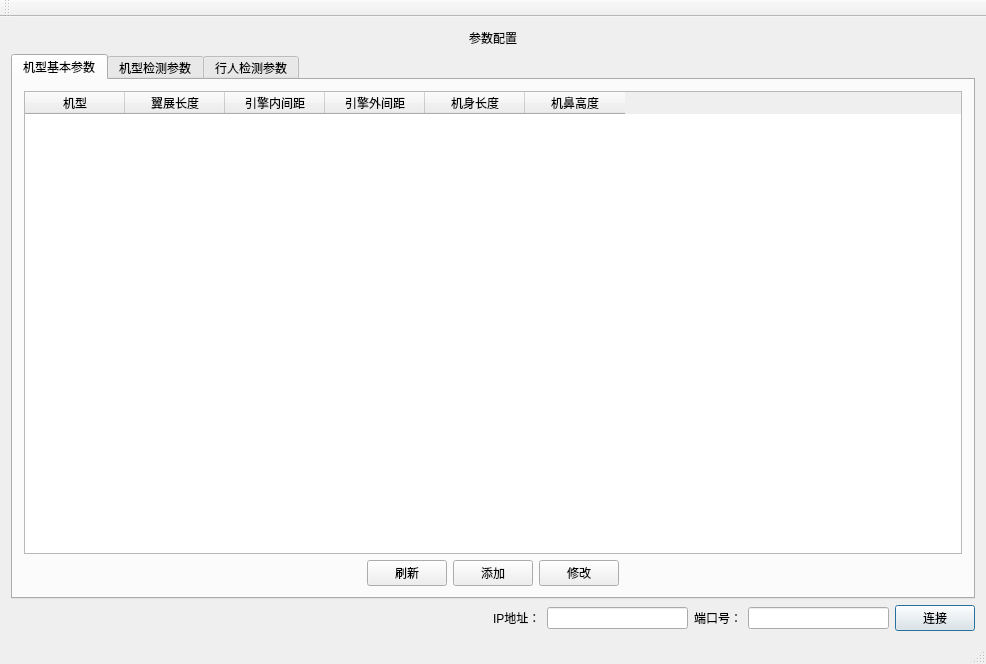
<?xml version="1.0" encoding="UTF-8"?>
<ui version="4.0">
 <class>MainWindow</class>
 <widget class="QMainWindow" name="MainWindow">
  <property name="geometry">
   <rect>
    <x>0</x>
    <y>0</y>
    <width>986</width>
    <height>664</height>
   </rect>
  </property>
  <property name="windowTitle">
   <string>泊位检测参数配置界面</string>
  </property>
  <widget class="QWidget" name="centralWidget">
   <layout class="QGridLayout" name="gridLayout_2">
    <item row="0" column="0">
     <layout class="QHBoxLayout" name="horizontalLayout">
      <item>
       <spacer name="horizontalSpacer">
        <property name="orientation">
         <enum>Qt::Horizontal</enum>
        </property>
        <property name="sizeHint" stdset="0">
         <size>
          <width>368</width>
          <height>20</height>
         </size>
        </property>
       </spacer>
      </item>
      <item>
       <widget class="QLabel" name="label">
        <property name="styleSheet">
         <string notr="true">font: 14pt &quot;黑体&quot;;</string>
        </property>
        <property name="text">
         <string>参数配置</string>
        </property>
       </widget>
      </item>
      <item>
       <spacer name="horizontalSpacer_2">
        <property name="orientation">
         <enum>Qt::Horizontal</enum>
        </property>
        <property name="sizeHint" stdset="0">
         <size>
          <width>298</width>
          <height>20</height>
         </size>
        </property>
       </spacer>
      </item>
     </layout>
    </item>
    <item row="1" column="0">
     <widget class="QTabWidget" name="tabWidget">
      <property name="styleSheet">
       <string notr="true"/>
      </property>
      <property name="currentIndex">
       <number>0</number>
      </property>
      <widget class="QWidget" name="tab">
       <attribute name="title">
        <string>机型基本参数</string>
       </attribute>
       <layout class="QGridLayout" name="gridLayout">
        <item row="0" column="0">
         <widget class="QTableWidget" name="tableWidget">
          <column>
           <property name="text">
            <string>机型</string>
           </property>
          </column>
          <column>
           <property name="text">
            <string>翼展长度</string>
           </property>
          </column>
          <column>
           <property name="text">
            <string>引擎内间距</string>
           </property>
          </column>
          <column>
           <property name="text">
            <string>引擎外间距</string>
           </property>
          </column>
          <column>
           <property name="text">
            <string>机身长度</string>
           </property>
          </column>
          <column>
           <property name="text">
            <string>机鼻高度</string>
           </property>
          </column>
         </widget>
        </item>
        <item row="1" column="0">
         <layout class="QHBoxLayout" name="horizontalLayout_2">
          <item>
           <spacer name="horizontalSpacer_3">
            <property name="orientation">
             <enum>Qt::Horizontal</enum>
            </property>
            <property name="sizeHint" stdset="0">
             <size>
              <width>338</width>
              <height>20</height>
             </size>
            </property>
           </spacer>
          </item>
          <item>
           <widget class="QPushButton" name="Select_pushButton">
            <property name="text">
             <string>刷新</string>
            </property>
           </widget>
          </item>
          <item>
           <widget class="QPushButton" name="add_pushButton">
            <property name="text">
             <string>添加</string>
            </property>
           </widget>
          </item>
          <item>
           <widget class="QPushButton" name="alert_pushButton">
            <property name="text">
             <string>修改</string>
            </property>
           </widget>
          </item>
          <item>
           <spacer name="horizontalSpacer_4">
            <property name="orientation">
             <enum>Qt::Horizontal</enum>
            </property>
            <property name="sizeHint" stdset="0">
             <size>
              <width>338</width>
              <height>20</height>
             </size>
            </property>
           </spacer>
          </item>
         </layout>
        </item>
       </layout>
      </widget>
      <widget class="QWidget" name="tab_2">
       <attribute name="title">
        <string>机型检测参数</string>
       </attribute>
       <layout class="QGridLayout" name="gridLayout_3">
        <item row="0" column="0">
         <widget class="QTableWidget" name="tableWidget_2">
          <column>
           <property name="text">
            <string>机型</string>
           </property>
          </column>
          <column>
           <property name="text">
            <string>停止点1(x)</string>
           </property>
          </column>
          <column>
           <property name="text">
            <string>停止点1(y)</string>
           </property>
          </column>
          <column>
           <property name="text">
            <string>停止点2(x)</string>
           </property>
          </column>
          <column>
           <property name="text">
            <string>停止点2(y)</string>
           </property>
          </column>
          <column>
           <property name="text">
            <string>中心点1(x)</string>
           </property>
          </column>
          <column>
           <property name="text">
            <string>中心点1(y)</string>
           </property>
          </column>
          <column>
           <property name="text">
            <string>中心点2(x)</string>
           </property>
          </column>
          <column>
           <property name="text">
            <string>中心点2(y)</string>
           </property>
          </column>
         </widget>
        </item>
        <item row="1" column="0">
         <layout class="QHBoxLayout" name="horizontalLayout_3">
          <item>
           <spacer name="horizontalSpacer_5">
            <property name="orientation">
             <enum>Qt::Horizontal</enum>
            </property>
            <property name="sizeHint" stdset="0">
             <size>
              <width>338</width>
              <height>20</height>
             </size>
            </property>
           </spacer>
          </item>
          <item>
           <widget class="QPushButton" name="Select2_pushButton">
            <property name="text">
             <string>刷新</string>
            </property>
           </widget>
          </item>
          <item>
           <widget class="QPushButton" name="add2_pushButton">
            <property name="text">
             <string>添加</string>
            </property>
           </widget>
          </item>
          <item>
           <widget class="QPushButton" name="alert2_pushButton">
            <property name="text">
             <string>修改</string>
            </property>
           </widget>
          </item>
          <item>
           <spacer name="horizontalSpacer_6">
            <property name="orientation">
             <enum>Qt::Horizontal</enum>
            </property>
            <property name="sizeHint" stdset="0">
             <size>
              <width>338</width>
              <height>20</height>
             </size>
            </property>
           </spacer>
          </item>
         </layout>
        </item>
       </layout>
      </widget>
      <widget class="QWidget" name="tab_3">
       <attribute name="title">
        <string>行人检测参数</string>
       </attribute>
       <layout class="QGridLayout" name="gridLayout_4">
        <item row="0" column="0">
         <widget class="QFrame" name="frame">
          <property name="styleSheet">
           <string notr="true">background-color: rgb(230, 230, 230);
background-color: rgb(244, 244, 244);</string>
          </property>
          <property name="frameShape">
           <enum>QFrame::StyledPanel</enum>
          </property>
          <property name="frameShadow">
           <enum>QFrame::Raised</enum>
          </property>
          <widget class="QPushButton" name="Person_pushButton">
           <property name="geometry">
            <rect>
             <x>390</x>
             <y>420</y>
             <width>111</width>
             <height>23</height>
            </rect>
           </property>
           <property name="text">
            <string>提交修改</string>
           </property>
          </widget>
          <widget class="QWidget" name="layoutWidget">
           <property name="geometry">
            <rect>
             <x>320</x>
             <y>30</y>
             <width>239</width>
             <height>341</height>
            </rect>
           </property>
           <layout class="QVBoxLayout" name="verticalLayout">
            <item>
             <layout class="QHBoxLayout" name="horizontalLayout_4">
              <item>
               <widget class="QLabel" name="label_2">
                <property name="minimumSize">
                 <size>
                  <width>96</width>
                  <height>0</height>
                 </size>
                </property>
                <property name="maximumSize">
                 <size>
                  <width>96</width>
                  <height>16777215</height>
                 </size>
                </property>
                <property name="styleSheet">
                 <string notr="true">font: 12pt &quot;新宋体&quot;;

</string>
                </property>
                <property name="text">
                 <string>clustermin：</string>
                </property>
               </widget>
              </item>
              <item>
               <widget class="QLineEdit" name="lineEdit">
                <property name="styleSheet">
                 <string notr="true">background-color: rgb(229, 255, 242);
</string>
                </property>
               </widget>
              </item>
             </layout>
            </item>
            <item>
             <layout class="QHBoxLayout" name="horizontalLayout_5">
              <item>
               <widget class="QLabel" name="label_3">
                <property name="minimumSize">
                 <size>
                  <width>96</width>
                  <height>0</height>
                 </size>
                </property>
                <property name="maximumSize">
                 <size>
                  <width>96</width>
                  <height>16777215</height>
                 </size>
                </property>
                <property name="styleSheet">
                 <string notr="true">font: 12pt &quot;新宋体&quot;;

</string>
                </property>
                <property name="text">
                 <string>clustermax:</string>
                </property>
               </widget>
              </item>
              <item>
               <widget class="QLineEdit" name="lineEdit_2">
                <property name="styleSheet">
                 <string notr="true">background-color: rgb(229, 255, 242);</string>
                </property>
               </widget>
              </item>
             </layout>
            </item>
            <item>
             <layout class="QHBoxLayout" name="horizontalLayout_6">
              <item>
               <widget class="QLabel" name="label_4">
                <property name="minimumSize">
                 <size>
                  <width>96</width>
                  <height>0</height>
                 </size>
                </property>
                <property name="maximumSize">
                 <size>
                  <width>96</width>
                  <height>16777215</height>
                 </size>
                </property>
                <property name="styleSheet">
                 <string notr="true">font: 12pt &quot;新宋体&quot;;

</string>
                </property>
                <property name="text">
                 <string>tolerance:</string>
                </property>
               </widget>
              </item>
              <item>
               <widget class="QLineEdit" name="lineEdit_3">
                <property name="styleSheet">
                 <string notr="true">background-color: rgb(229, 255, 242);</string>
                </property>
               </widget>
              </item>
             </layout>
            </item>
            <item>
             <layout class="QHBoxLayout" name="horizontalLayout_7">
              <item>
               <widget class="QLabel" name="label_5">
                <property name="minimumSize">
                 <size>
                  <width>96</width>
                  <height>0</height>
                 </size>
                </property>
                <property name="maximumSize">
                 <size>
                  <width>96</width>
                  <height>16777215</height>
                 </size>
                </property>
                <property name="styleSheet">
                 <string notr="true">font: 12pt &quot;新宋体&quot;;

</string>
                </property>
                <property name="text">
                 <string>clipmin:</string>
                </property>
               </widget>
              </item>
              <item>
               <widget class="QLineEdit" name="lineEdit_4">
                <property name="styleSheet">
                 <string notr="true">background-color: rgb(229, 255, 242);</string>
                </property>
               </widget>
              </item>
             </layout>
            </item>
            <item>
             <layout class="QHBoxLayout" name="horizontalLayout_8">
              <item>
               <widget class="QLabel" name="label_6">
                <property name="minimumSize">
                 <size>
                  <width>96</width>
                  <height>0</height>
                 </size>
                </property>
                <property name="maximumSize">
                 <size>
                  <width>96</width>
                  <height>16777215</height>
                 </size>
                </property>
                <property name="styleSheet">
                 <string notr="true">font: 12pt &quot;新宋体&quot;;

</string>
                </property>
                <property name="text">
                 <string>clipmmax:</string>
                </property>
               </widget>
              </item>
              <item>
               <widget class="QLineEdit" name="lineEdit_5">
                <property name="styleSheet">
                 <string notr="true">background-color: rgb(229, 255, 242);</string>
                </property>
               </widget>
              </item>
             </layout>
            </item>
            <item>
             <layout class="QHBoxLayout" name="horizontalLayout_9">
              <item>
               <widget class="QLabel" name="label_7">
                <property name="minimumSize">
                 <size>
                  <width>96</width>
                  <height>0</height>
                 </size>
                </property>
                <property name="maximumSize">
                 <size>
                  <width>96</width>
                  <height>16777215</height>
                 </size>
                </property>
                <property name="styleSheet">
                 <string notr="true">font: 12pt &quot;新宋体&quot;;

</string>
                </property>
                <property name="text">
                 <string>clipleft:</string>
                </property>
               </widget>
              </item>
              <item>
               <widget class="QLineEdit" name="lineEdit_6">
                <property name="styleSheet">
                 <string notr="true">background-color: rgb(229, 255, 242);</string>
                </property>
               </widget>
              </item>
             </layout>
            </item>
            <item>
             <layout class="QHBoxLayout" name="horizontalLayout_10">
              <item>
               <widget class="QLabel" name="label_8">
                <property name="minimumSize">
                 <size>
                  <width>96</width>
                  <height>0</height>
                 </size>
                </property>
                <property name="maximumSize">
                 <size>
                  <width>96</width>
                  <height>16777215</height>
                 </size>
                </property>
                <property name="styleSheet">
                 <string notr="true">font: 12pt &quot;新宋体&quot;;

</string>
                </property>
                <property name="text">
                 <string>clipright:</string>
                </property>
               </widget>
              </item>
              <item>
               <widget class="QLineEdit" name="lineEdit_7">
                <property name="styleSheet">
                 <string notr="true">background-color: rgb(229, 255, 242);</string>
                </property>
               </widget>
              </item>
             </layout>
            </item>
            <item>
             <layout class="QHBoxLayout" name="horizontalLayout_13">
              <item>
               <widget class="QLabel" name="label_11">
                <property name="minimumSize">
                 <size>
                  <width>96</width>
                  <height>0</height>
                 </size>
                </property>
                <property name="maximumSize">
                 <size>
                  <width>96</width>
                  <height>16777215</height>
                 </size>
                </property>
                <property name="styleSheet">
                 <string notr="true">font: 12pt &quot;新宋体&quot;;

</string>
                </property>
                <property name="text">
                 <string>angular:</string>
                </property>
               </widget>
              </item>
              <item>
               <widget class="QLineEdit" name="lineEdit_10">
                <property name="styleSheet">
                 <string notr="true">background-color: rgb(229, 255, 242);</string>
                </property>
               </widget>
              </item>
             </layout>
            </item>
           </layout>
          </widget>
         </widget>
        </item>
       </layout>
      </widget>
     </widget>
    </item>
    <item row="2" column="0">
     <layout class="QHBoxLayout" name="horizontalLayout_12">
      <item>
       <spacer name="horizontalSpacer_7">
        <property name="orientation">
         <enum>Qt::Horizontal</enum>
        </property>
        <property name="sizeHint" stdset="0">
         <size>
          <width>458</width>
          <height>20</height>
         </size>
        </property>
       </spacer>
      </item>
      <item>
       <layout class="QHBoxLayout" name="horizontalLayout_11">
        <item>
         <widget class="QLabel" name="label_9">
          <property name="text">
           <string>IP地址：</string>
          </property>
         </widget>
        </item>
        <item>
         <widget class="QLineEdit" name="lineEdit_8"/>
        </item>
        <item>
         <widget class="QLabel" name="label_10">
          <property name="text">
           <string>端口号：</string>
          </property>
         </widget>
        </item>
        <item>
         <widget class="QLineEdit" name="lineEdit_9">
          <property name="text">
           <string/>
          </property>
         </widget>
        </item>
        <item>
         <widget class="QPushButton" name="connect_pushButton">
          <property name="text">
           <string>连接</string>
          </property>
          <property name="default">
           <bool>true</bool>
          </property>
         </widget>
        </item>
       </layout>
      </item>
     </layout>
    </item>
   </layout>
  </widget>
  <widget class="QMenuBar" name="menuBar">
   <property name="geometry">
    <rect>
     <x>0</x>
     <y>0</y>
     <width>986</width>
     <height>23</height>
    </rect>
   </property>
  </widget>
  <widget class="QToolBar" name="mainToolBar">
   <attribute name="toolBarArea">
    <enum>TopToolBarArea</enum>
   </attribute>
   <attribute name="toolBarBreak">
    <bool>false</bool>
   </attribute>
  </widget>
  <widget class="QStatusBar" name="statusBar"/>
 </widget>
 <layoutdefault spacing="6" margin="11"/>
 <resources/>
 <connections/>
</ui>
